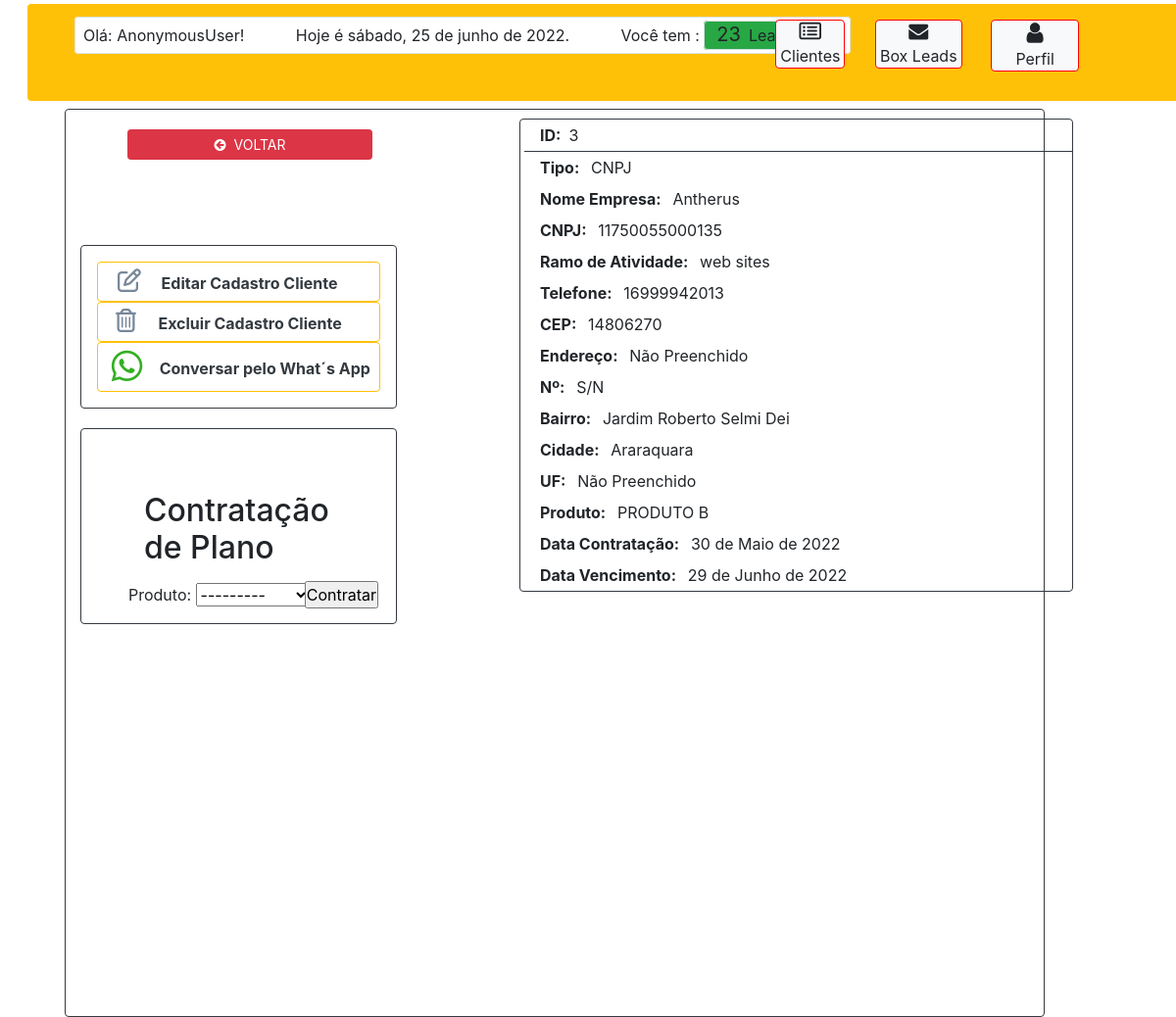
The page /cliente/3/ on the database its author committed.
### landingpage/models.py (models this page shows, shortened)
class CadastroClientes(models.Model):
    TIPO = (
        ('CNPJ', 'CNPJ'),
        ('CPF', 'CPF')
    )
    STATUS_CLIENTE = (
        ('ATIVADO', 'ATIVADO'),
        ('DESATIVADO', 'DESATIVADO')
    )
    tipo_juridico = models.CharField(choices=TIPO, blank=False, null=False, max_length=4)
    cnpj = models.CharField(blank=True, null=True, max_length=14)
    nome_empresa = models.CharField(blank=True, null=True, max_length=50)
    cpf = models.CharField(blank=True, null=True, max_length=11)
    nome_usuario = models.CharField(blank=True, null=True, max_length=50)
    ramo_atividade = models.CharField(blank=True, null=True, max_length=50)
    telefone = models.CharField(blank=True, null=True, max_length=13)
    cep = models.CharField(blank=True, null=True, max_length=8)
    endereco = models.CharField(blank=True, null=True, max_length=150)
    num_endereco = models.CharField(blank=True, null=True, max_length=5)
    bairro = models.CharField(blank=True, null=True, max_length=50)
    cidade = models.CharField(blank=True, null=True, max_length=50)
    estado = models.CharField(blank=True, null=True, max_length=50)
    status_cliente = models.CharField(choices=STATUS_CLIENTE, max_length=10)
    produto = models.ForeignKey(Produto, on_delete=models.CASCADE, blank=True, null=True)
    data_contratacao = models.DateField(blank=True, null=True)
    data_vencimento = models.DateField(blank=True, null=True)

class Produto(models.Model):
    nome_produto = models.CharField(blank=False, null=False, max_length=100)
    descricao = models.TextField(blank=False, null=False, max_length=256)
    valor = models.CharField(blank=False, null=False, max_length=11)
    def __str__(self):
        return self.nome_produto

### landingpage/views.py (the view)
# urls.py: path('cliente/<int:pk>/', views.cliente_info, name='cliente'),
def cliente_info(request, pk):
    ficha_cliente = get_object_or_404(CadastroClientes, pk=pk)
    perfil = Perfil()
    count_novo = Formulario.objects.filter(status="LEADS NOVO").count()
    form_contrato = ContratacaoForm(request.POST)
    if request.method == "POST":
        form_contratacao = ContratacaoForm(request.POST, instance=ficha_cliente)
        if form_contratacao.is_valid():
            contrato = form_contratacao.save(commit=False)
            contrato.data_contratacao = date.today()
            contrato.data_vencimento = (date.today() + timedelta(30))
            contrato.save()
            pk = contrato.id
            return redirect(reverse('cliente', args=[pk]))
    else:
        return render(request, 'lp/cliente.html', {'ficha_cliente': ficha_cliente,
                                                   'perfil': perfil,
                                                   'count_novo': count_novo,
                                                   'form_contrato': form_contrato})

### landingpage/forms.py
class ContratacaoForm(forms.ModelForm):
    class Meta:
        model = CadastroClientes
        fields = (
            'produto',
        )

### landingpage/templates/lp/cliente.html (shortened to what this page needs)
{% extends "lp/base-cadastro-clientes.html" %}
{% block content %}
    <div class="bg-white border border-dark rounded pt-1 col-10 ml-3" id="box-cliente" style="position:absolute;left:50px;"
         xmlns="http://www.w3.org/1999/html">
                <div class="my-1 ml-5 mt-3">
                    <a href="/caixa-leads/" class="btn btn-sm btn-danger col-1 "  style="width:250px; min-width:250px;">
                         <i class="fa fa-arrow-circle-left mr-2" aria-hidden="true"></i>VOLTAR
                    </a>
                </div>
            <div>
                <ul style="list-style: none;position:relative;left:400px;top:-50px;" class="border border-dark rounded col-7 ml-5 p-0 mt-2">
                    {% if ficha_cliente.tipo_juridico == "CNPJ" %}
                    <li class="border-bottom border-dark ml-1 px-3 py-1"><span class="mr-2 font-weight-bold">ID:</span>{{ficha_cliente.id|default:"Não Preenchido"}}</li>
                    <li class="ml-1 px-3 py-1"><span class="mr-2 font-weight-bold">Tipo: </span>{{ficha_cliente.tipo_juridico|default:"Não Preenchido"}}</li>
                    <li class="ml-1 px-3 py-1"><span class="mr-2 font-weight-bold ">Nome Empresa: </span>{{ficha_cliente.nome_empresa|default:"Não Preenchido"}}</li>
                    <li class="ml-1 px-3 py-1"><span class="mr-2 font-weight-bold">CNPJ: </span>{{ficha_cliente.cnpj|default:"Não Preenchido"}}</li>
                    {% endif %}
                    <li class="ml-1 px-3 py-1"><span class="mr-2 font-weight-bold">Ramo de Atividade: </span>{{ficha_cliente.ramo_atividade|default:"Não Preenchido"}}</li>
                    <li class="ml-1 px-3 py-1"><span class="mr-2 font-weight-bold">Telefone: </span>{{ficha_cliente.telefone|default:"Não Preenchido"}}</li>
                    <li class="ml-1 px-3 py-1"><span class="mr-2 font-weight-bold">CEP: </span>{{ficha_cliente.cep|default:"Não Preenchido"}}</li>
                    <li class="ml-1 px-3 py-1"><span class="mr-2 font-weight-bold">Endereço: </span>{{ficha_cliente.endereco|default:"Não Preenchido"}}</li>
                    <li class="ml-1 px-3 py-1"><span class="mr-2 font-weight-bold">Nº: </span>{{ficha_cliente.num_endereco|default:"Não Preenchido"}}</li>
                    <li class="ml-1 px-3 py-1"><span class="mr-2 font-weight-bold">Bairro: </span>{{ficha_cliente.bairro|default:"Não Preenchido"}}</li>
                    <li class="ml-1 px-3 py-1"><span class="mr-2 font-weight-bold">Cidade: </span>{{ficha_cliente.cidade|default:"Não Preenchido"}}</li>
                    <li class="ml-1 px-3 py-1"><span class="mr-2 font-weight-bold">UF: </span>{{ficha_cliente.estado|default:"Não Preenchido"}}</li>
                    <li class="ml-1 px-3 py-1"><span class="mr-2 font-weight-bold">Produto: </span>{{ficha_cliente.produto|default:"Não há produto contrato"}}</li>
                     <li class="ml-1 px-3 py-1"><span class="mr-2 font-weight-bold">Data Contratação: </span>{{ficha_cliente.data_contratacao|default:"Ainda não há Produto contratado"}}</li>
                     <li class="ml-1 px-3 py-1"><span class="mr-2 font-weight-bold">Data Vencimento: </span>{{ficha_cliente.data_vencimento|default:"Ainda não há Produto contratado"}}</li>
                </ul>
            </div>
        <div class="col-4  border border-dark  rounded p-3  " style="position:relative;top:-420px;">
            <a href="/editar-cliente/{{ficha_cliente.id}}/" class="btn btn-outline-warning d-block "  >
                <i class="fa fa-pencil-square-o mr-2 " aria-hidden="true" style="color:lightslategray;font-size:24px;position:relative; left:-15px;"></i>
                <span class="btn-lateral  text-dark font-weight-bold" style="position:relative;left:-7px;">Editar Cadastro Cliente</span>
            </a>
            <a href="/deletar-cliente/{{ficha_cliente.id}}/" class="btn btn-outline-warning d-block"  >
                <i class="fa fa-trash-o mr-2 " aria-hidden="true" style="color:lightslategray;font-size:24px;position:relative; left:-15px;"></i>
                <span class="btn-lateral text-dark font-weight-bold" style="position:relative;left:-5px;">Excluir Cadastro Cliente</span>
            </a>
            <a href="https://wa.me/55{{ficha_cliente.telefone|default:'Não Preenchido'}}?text=Olá Procurando Soluções para alavancar suas vendas pela internet??" target="_blank" rel="noopener noreferrer" class="btn btn-outline-warning d-block" >
                <i class="fa fa-whatsapp mr-2 " aria-hidden="true" style="color:#34af23;font-size:36px;"></i>
                <span class="btn-lateral  text-dark font-weight-bold" style="position:relative; top:-5px;left:5px;">Conversar pelo What´s App</span>
            </a>
        </div>
        <div style="position:relative;top:-400px;">
              <form method="POST" class=" border rounded border-dark pt-1  p-5  col-4 " style="height:200px;" id="form-contratcao"  enctype="multipart/form-data" action =""  >
                                <h2 class="p-0 m-3" >Contratação de Plano</h2>
                                {{form_contrato.as_p}}
                              <div>
                                  <input type="submit" id="salvar-form-contratcao" name="form-cliente" value="Contratar" style="position:relative;left:80%;top:-50px;">
                              </div>
              </form>
        </div>
    </div>
{% endblock %}

### landingpage/static/landingpage/css/dashboard.css (style rules this page uses)
* { margin: 0; padding: 0; }

### rows shown on the page
CadastroClientes: id "3", tipo_juridico "CNPJ", nome_empresa "Antherus", cnpj "11750055000135", ramo_atividade "web sites", telefone "16999942013", cep "14806270", endereco "Não Preenchido", num_endereco "S/N", bairro "Jardim Roberto Selmi Dei", cidade "Araraquara", estado "Não Preenchido", produto "PRODUTO B", data_contratacao "30 de Maio de 2022", data_vencimento "29 de Junho de 2022"

### other values the page prints
{{ request.user|capfirst }} "AnonymousUser"
{{ count_novo|default:'0' }} "23"
